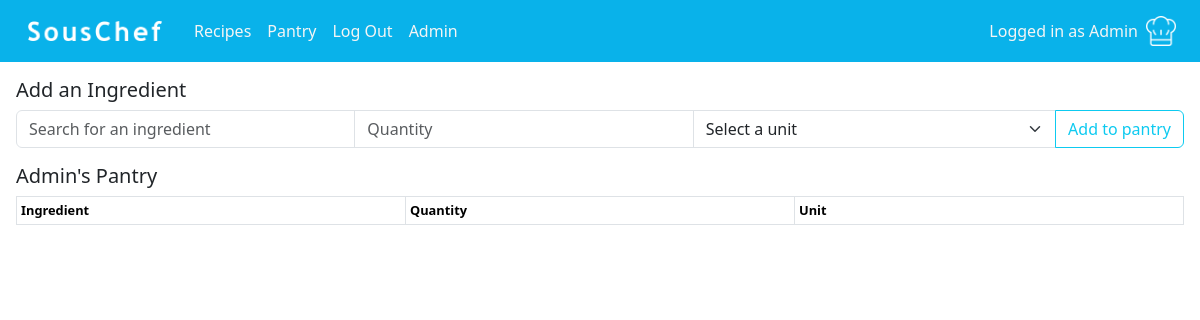
Page /pantry/ (signed in) on the earlier database version.
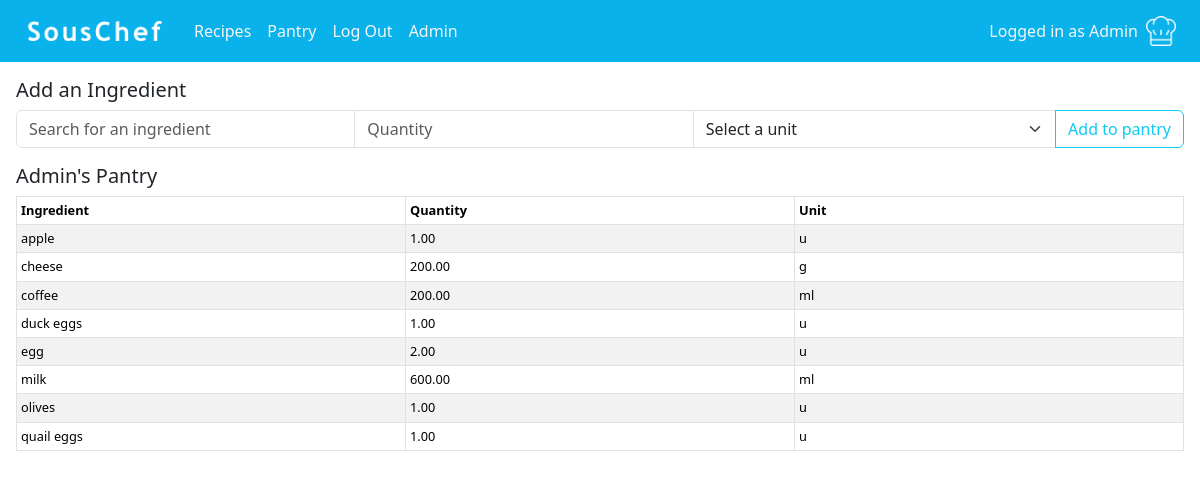
Same page on the later database version.
### souschef/models.py (models this page shows, shortened)
class User(AbstractUser):
    pass

class Pantry(models.Model):
    user = models.ForeignKey(User, on_delete=models.CASCADE)

class UserDashboard(models.Model):
    user_name = models.OneToOneField(User, on_delete=models.CASCADE, related_name="user_name")
    created = models.DateTimeField(auto_now_add=True)
    profile_picture = models.ImageField(upload_to="static/images/profile_pics", null=True, blank=True)
    def __str__(self):
        return f"{self.user_name}"

class Ingredient(models.Model):
    name = models.CharField(max_length=64, blank=False)
    ingredient_id = models.IntegerField(unique=True)
    def __str__(self):
        return f"{self.name}"

class PantryIngredient(models.Model):
    pantry = models.ForeignKey(Pantry, on_delete=models.CASCADE)
    name = models.ForeignKey(Ingredient, on_delete=models.CASCADE)
    quantity = models.DecimalField(max_digits=5, decimal_places=2)
    unit = models.ForeignKey(Unit, on_delete=models.CASCADE)

class Unit(models.Model):
    unit_type = models.CharField(max_length=8)
    def __str__(self):
        return self.unit_type

### souschef/views.py (the view)
# urls.py: path("pantry/", views.pantry, name="pantry"),
def pantry(request):
    if request.method == "GET":
        return pantry_get_request(request)
    elif request.method == "POST":
        return pantry_post_request(request)

### souschef/forms.py
class PantryIngredientForm(ModelForm):
    name = ModelChoiceField(
        queryset=Ingredient.objects.all(),
        to_field_name="name",
    )
    ingredient_id = IntegerField()
    class Meta:
        model = PantryIngredient
        fields = ['name', 'quantity', 'unit']
        widgets = {
            "quantity": NumberInput(attrs={"required": "required"}),
            "unit": Select(attrs={"required": "required"}),
        }

### souschef/pantry_utils.py (called while the page is built)
def pantry_get_request(request):
    query = request.GET.get("query")
    if query:
        return run_query(query)
    form = PantryIngredientForm()
    pantry = Pantry.objects.filter(user=request.user)
    contents = PantryIngredient.objects.filter(pantry__in=pantry).order_by('name__name')
    if contents:
        table_data = get_table_data(contents)
        return render(request, "SousChef/pantry.html", {
            "pantry": pantry,
            "table_data": table_data,
            "form": form,
        })
    else:
        return render(request, "SousChef/pantry.html", {
            "pantry": pantry,
            "form": form,
        })

### souschef/utils.py (called while the page is built)
def get_table_data(contents):
    table_data = []
    for item in contents:
        row = [
            item.name,  # Ingredient name
            item.quantity,   # Ingredient quantity
            item.unit   # Unit name (assuming there's a unit field)
        ]
        table_data.append(row)
    return table_data

### souschef/templates/souschef/pantry.html (shortened to what this page needs)
{% extends "SousChef/layout.html" %}
{% load custom_filters %}
{% block body %}
    <div class="m-3">
        <h5>Add an Ingredient</h5>
        <form id="pantryIngredientForm" method="POST" action="{% url 'pantry' %}">
            <div class="input-group mb-3">
                <input id="searchBox" autocomplete="off" class="form-control" name="name" placeholder="Search for an ingredient" type="text" required>
                <input type="number" step="0.01" class="form-control" name="quantity" placeholder="Quantity" aria-label="Quantity" required>
                <select class="form-select" name="unit" required>
                    <option value="" selected disabled>Select a unit</option>
                </select>
                <button class="btn btn-outline-info" type="submit" >Add to pantry</button>
            </div>
        </form>
    </div>
    <div class="m-3">
        {% for p in pantry %}
            <h5>{{ p.user.user_name }}'s Pantry</h5>
        {% endfor %}
        <div class="table-responsive">
            <table class="table table-striped table-sm table-bordered" style="table-layout: fixed;">
                <thead>
                    <tr>
                        <th>Ingredient</th>
                        <th>Quantity</th>
                        <th>Unit</th>
                    </tr>
                </thead>
                <tbody>
                    {% for row in table_data %}
                    <tr>
                        <td>{{ row.0 }}</td>
                        <td>{{ row.1|floatformat:2 }}</td>
                        <td>{{ row.2 }}</td>
                    </tr>
                    {% endfor %}
                </tbody>
            </table>
        </div>
    </div>
{% endblock %}

### souschef/templates/souschef/layout.html (shortened to what this page needs)
{% load static %}
<!DOCTYPE html>
<html lang="en">
    <head>
        <link href="https://cdn.jsdelivr.net/npm/bootstrap@5.3.3/dist/css/bootstrap.min.css" rel="stylesheet">
        <link href="{% static 'styles.css' %}" rel="stylesheet">
    </head>
    <body>
        <nav class="navbar navbar-expand-lg nav-colours pt-2 mb-3">
            <div class="container-fluid ms-2">
                <a class="navbar-brand" href="{% url 'index' %}">
                    <img src="{% static 'images/souschef.png' %}" alt="Logo" width="150" height="auto" class="d-inline-block p-2">
                </a>
                <div class="collapse navbar-collapse" id="toggle">
                    <ul class="navbar-nav me-auto mb-3 mb-lg-0 nav-colours">
                        <li class="nav-item">
                            <a class="nav-link" href="{% url 'recipes' %}">Recipes</a>
                        </li>
                        {% if user.is_authenticated %}
                            <li class="nav-item">
                                <a class="nav-link" href="{% url 'pantry' %}">Pantry</a>
                            </li>
                            <li class="nav-item">
                                <a class="nav-link" href="{% url 'logout' %}">Log Out</a>
                            </li>
                        {% endif %}
                        {% if user.is_staff %}
                            <li class="nav-item">
                                <a class="nav-link" href="/admin/">Admin</a>
                            </li>
                        {% endif %}
                    </ul>
                    <div class="me-2 nav-colours">
                        {% if user.is_authenticated %}
                            <div class="navbar-text d-flex align-items-center">Logged in as<a class="nav-link mx-1" href="{% url 'user_dashboard' %}">{{ user.username }}</a>
                            {% if profile.profile_picture %}
                                <span class="picico mx-1"><a href="{% url 'user_dashboard' %}"><img class="profilepicico" src="{{ profile.profile_picture }}"></img></a></span>
                            {% else %}
                                <span class="picico mx-1"><a href="{% url 'user_dashboard' %}"><img class="profilepicico" src="/static/images/profile_pics/default_profile_white.png"></a></img></span>
                            {% endif %}
                            </div>
                        {% else %}
                            <span class="navbar-text">Not logged in</span>
                        {% endif %}
                    </div>
                </div>
            </div>
        </nav>
        {% block body %}
        {% endblock %}
    </body>
</html>

### souschef/static/styles.css (style rules this page uses)
a { text-decoration: none; }
body { background-image: url("/static/images/background.jpg"); background-position: center; background-repeat: no-repeat; background-attachment: fixed; background-size: 2000px; }
.navbar { margin: 0; }
.nav-colours { background-color: #09b2ea; }
.navbar-text { color: whitesmoke; }
.nav-link { color: whitesmoke !important; }
.picico { vertical-align: bottom; }
.profilepicico { width: auto; height: 30px; }
.table { font-size: 0.8rem; }

Differences in the rows shown:
added Ingredient: name "apple", quantity "1.00", unit_type "u"
added Ingredient: name "cheese", quantity "200.00", unit_type "g"
added Ingredient: name "coffee", quantity "200.00", unit_type "ml"
added Ingredient: name "duck eggs", quantity "1.00", unit_type "u"
added Ingredient: name "egg", quantity "2.00", unit_type "u"
added Ingredient: name "milk", quantity "600.00", unit_type "ml"
added Ingredient: name "olives", quantity "1.00", unit_type "u"
added Ingredient: name "quail eggs", quantity "1.00", unit_type "u"
